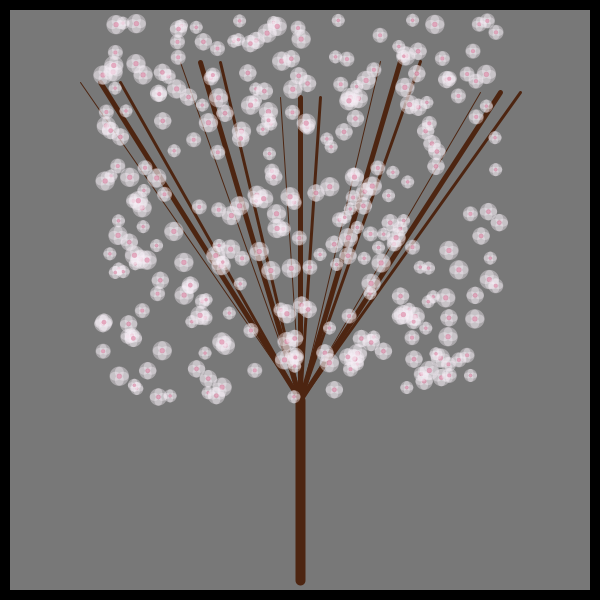
Frame 1 (no input)
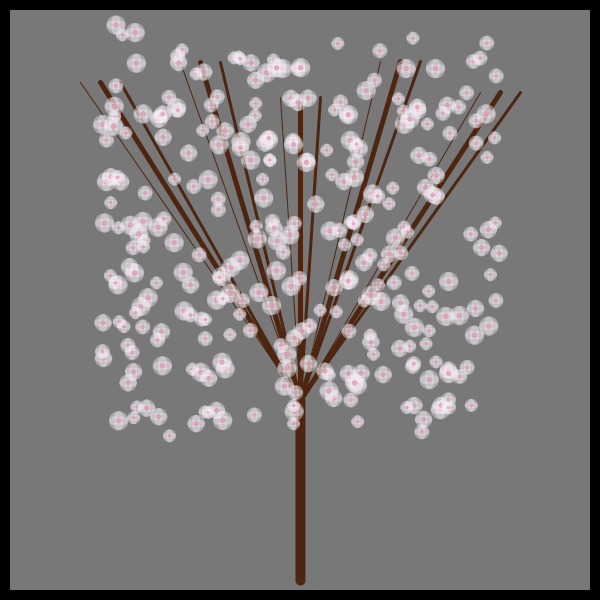
Frame 60 (the mouse pressed at the canvas centre just before this capture)
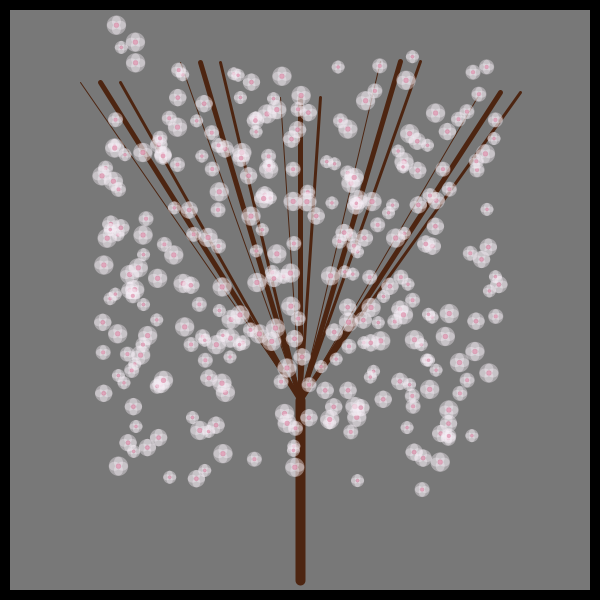
Frame 120 (the mouse held since frame 60 and released just before this capture)

The Processing sketch that drew these frames (run headless with seeded random() and noise(); from frame 60 on, the mouse is pressed at the canvas centre):

// Processing sketch: processing_11904
// ── processing_11904.pde

/*
  Spring Flowers
  Carmel McGinley, 12 Sept 2010
*/

/*
  Introduction to Digital Design G (8196)
  University of Canberra
*/

Flower[] fArray;                // declare an array called fArray based on the Flower class 
PVector[] b;                    // declare an array for the branches
PVector trunk;                  // declare a PVector for the top of the trunk

//Do the standard setup things that are run once
void setup()
{
    size( 600, 600 );      // set screen size
    noStroke();            //ensure no border is drawn on the rectangles
    smooth();              //anti-aliasing
    
    fArray = new Flower[300];    // set the number of flowers
    trunk = new PVector (width/2, height-200);  //Specify the location of the top of the trunk
    b = new PVector[5];    //Specify the number of branches
    
    for (int i=0; i<b.length; i++)   //loop through the branches
    {
      b[i] = new PVector(width/(b.length+1)*(i+1), random(50,100));  //create the top of each branch
          //the x location is evenly split across the width
          //the y location is randomly set between 50 and 100
    }
    
    for( int i=0; i<fArray.length; i++ )  //for each flower in the array
      //this used the Flower class to instantiate the flowers
      //three parameters are specified for each flower in the array
    {
        fArray[i] = new Flower((int)random(6,10),
            random(width/(b.length+1), width/(b.length+1)*(b.length)), random(20, trunk.y));  
           //petal width is randomly set to be between 6 and 10 pixels
           //x position is randomly set based on the number of branches
           //y position is randomly between 20 and the trunk top
         fArray[i].vel.set(0, random(0.1, 1), 0 );  //set the velocity to allow the flowers to drop
    }  
}  //end of the setup function
//Future feature = make flowers to cluster around each branch.


//Do the drawing
void draw()
{
    background( 0 );        // set background to black, erase old drawing
    //create a frame in the window that is 20 pixels
    fill(0);                        //fill black
    rect(0,0,width,height);         //draw a black recentangle the size of the screen
    fill(120);                      //fill grey
    rect(10,10,width-20,height-20); //draw a rectangle smaller than the window
    //the above is probably not very efficient but for a sketch of this size it is unlikely to effect performance
    
    //draw the branches
    //First draw a trunk
    stroke(77,37,17);  //set the trunk colour
    strokeWeight(10);  //set the line weight to 10 - thick
    line(trunk.x,trunk.y,width/2,height-20);  //draw the trunk in the middle of the screen
              //from the point specified above to 20 pixels from the bottom
    //draw some branches
     for (int i=0; i<b.length; i++)
      {   
        strokeWeight(5);  //set the stroke weight to 5
        line(b[i].x,b[i].y,trunk.x,trunk.y);  //get the top position from above and draw the number of branches
        strokeWeight(3);  //set the stroke weight to 3
        line(b[i].x+20,b[i].y,trunk.x,trunk.y);    //get the top position from above and 
                          //draw the number of branches offset from first 5
        strokeWeight(1);  //set the stroke weight to 3
        line(b[i].x-20,b[i].y,trunk.x,trunk.y);    //get the top position from above and 
                          //draw the number of branches offset from first 5 in the other direction
        
      }

    //now draw each flower
    for ( int i=0;i<fArray.length;i++ )  //step through each flower in the array
    {
        fArray[i].render();           // draw the Flower
        fArray[i].drift();            // make the flower jitter
    }
    for ( int i=0;i<fArray.length*0.95;i++ )  //step through each flower in the array
                                              //5% of the flowers remain on the tree
    {
        fArray[i].drop();             // update the Flower
    }

}

void keyPressed()
{ // runs when a key is pressed
    if (key =='s')                        // if the s key is pressed
      save("Blossoms" + millis() + ".jpg");  // save the current frame with the name
                                          //   "Blossums" and a number
                                          //to ensure a unique name the number of millisecods
                                          // the program has been running is appended
                                          //the file type is jpeg
}


class Flower
{
    // the flower class creates a position, velocity and a petal size.
    PVector pos;      // position of the flower as a vector (x and y)
    PVector vel;      // velocity of the flower
    int petalSizeX;   //petal width
    float petalSizeY; //petal height
    
    Flower(int p, float x, float y)   //the class requires a petal width and an x and y position
    {
        pos = new PVector(x, y);      //x and y values are required when the class is called
        vel = new PVector();          //velocity has not parameters
        petalSizeX = int(p);          //petal width is required when class called (an integer)
        petalSizeY = petalSizeX*1.2;  //the length of the petal is 1.2 times the width 
    }
    
    void render()
    {
        noStroke();   //flowers don't have borders
        //draw a circle background for each flower
        fill(247,240,247,99);  //sets the fill colour for the background circle
        ellipse(pos.x,pos.y,petalSizeY*1.8, petalSizeY*1.8);  //draw a background circle at the flower centre
        //draw the petals
        fill(247,240,247,99);  //sets the fill colour of the petals
        ellipse(pos.x,pos.y-petalSizeX/2,petalSizeX,petalSizeY);  //petal 1
        ellipse(pos.x,pos.y+petalSizeX/2,petalSizeX,petalSizeY);  //petal 2
        ellipse(pos.x-petalSizeX/2,pos.y,petalSizeY,petalSizeX);  //petal 3
        ellipse(pos.x+petalSizeX/2,pos.y,petalSizeY,petalSizeX);  //petal 14
        //draw the flower centre
        fill(200,50,100,90);  //sets the fill colour of the flower centre
        ellipse(pos.x,pos.y,petalSizeY/2, petalSizeY/2);  //draw the flower centre
    }
    
    void drop()
    { 
        pos.add( vel );      // change in velocity is in the y direction to cause flowers to 'drop'   
        if ( pos.y > (height*0.97-petalSizeY/2) )  //flowers can drop to within bottom frame
        {
            vel.y = 0;       //flowers stop
        }
        //nice feature here would be to make the flowers pile up at the bottom
    }
    void drift()
    { 
     pos.add(random(-0.1, 0.1), random(-0.1, 0.1), 0);
     //this is used before the flowers drop
    }    
}
